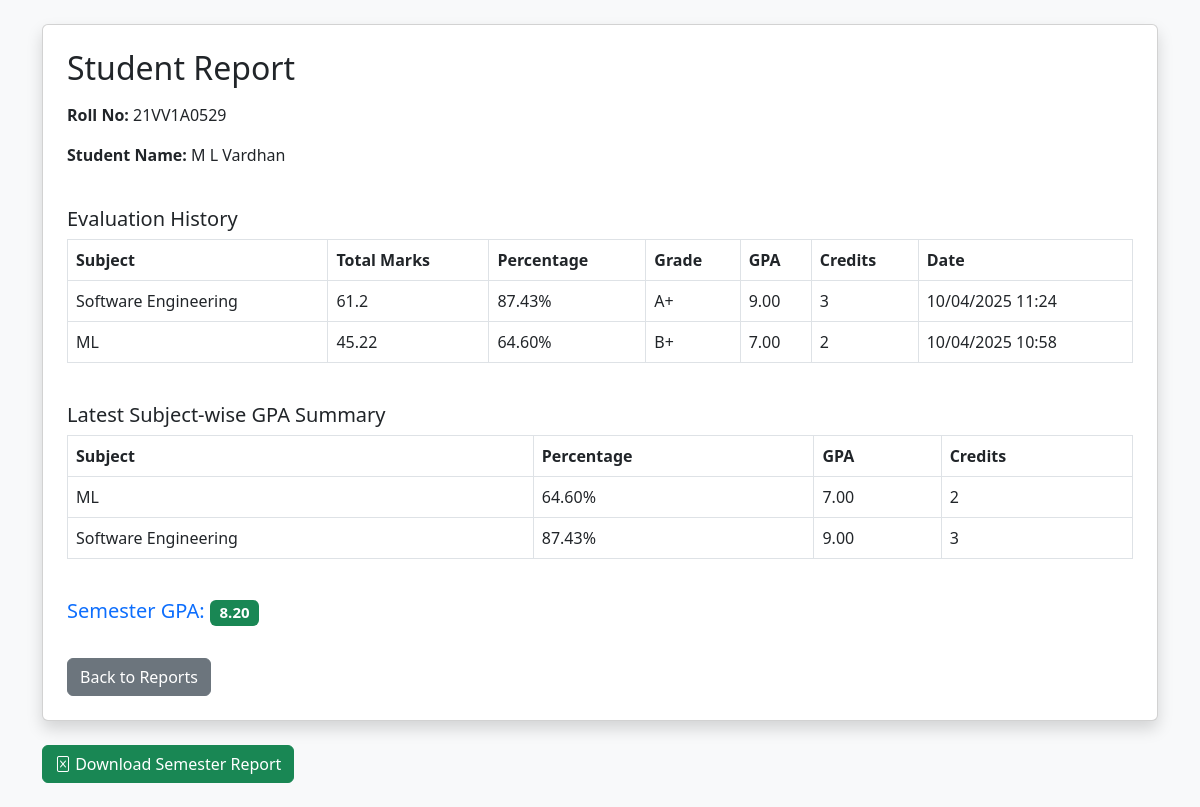
The app's page /student/21VV1A0529 with its own data.
### tables this page shows
CREATE TABLE students (
            roll_no TEXT PRIMARY KEY,
            full_name TEXT,
            department TEXT);

CREATE TABLE evaluations (
            id INTEGER PRIMARY KEY AUTOINCREMENT,
            roll_no TEXT NOT NULL,
            subject TEXT NOT NULL,
            timestamp TEXT,
            total_marks REAL,
            percentage REAL,
            grade TEXT,
            grade_point REAL,
            student_pdf_path TEXT,
            model_pdf_path TEXT,
            question_pdf_path TEXT,
            credits INTEGER DEFAULT 3);

### app.py (the view)
@app.route("/student/<roll_no>")
def student_report(roll_no):
    try:
        db = get_db()
        student = db.execute('''
            SELECT e.*, strftime('%d/%m/%Y %H:%M', e.timestamp) as formatted_date, s.full_name
            FROM evaluations e
            LEFT JOIN students s ON e.roll_no = s.roll_no
            WHERE e.roll_no = ?
            ORDER BY e.timestamp DESC
            LIMIT 1
        ''', (roll_no,)).fetchone()
        if not student:
            return render_template("error.html", message="Student not found")
        evaluations = db.execute('''
            SELECT e.subject, e.total_marks, e.percentage, e.grade, e.grade_point, e.credits,
                strftime('%d/%m/%Y %H:%M', e.timestamp) as formatted_date
            FROM evaluations e
            WHERE e.roll_no = ?
            ORDER BY e.timestamp DESC
        ''', (roll_no,)).fetchall()
        subject_performance = db.execute('''
            SELECT e.subject,
                e.percentage as avg_percentage,
                e.grade_point as avg_grade_point,
                e.credits
            FROM evaluations e
            INNER JOIN (
                SELECT subject, MAX(timestamp) as latest_time
                FROM evaluations
                WHERE roll_no = ?
                GROUP BY subject
            ) latest_eval
            ON e.subject = latest_eval.subject AND e.timestamp = latest_eval.latest_time
            WHERE e.roll_no = ?
        ''', (roll_no, roll_no)).fetchall()
        if subject_performance:
            total_credits = sum(row['credits'] for row in subject_performance)
            weighted_gpa = sum(row['avg_grade_point'] * row['credits'] for row in subject_performance)
            failed_subjects = any(row['avg_grade_point'] == 0.0 for row in subject_performance)
            if failed_subjects:
                semester_gpa = 0.0  # Semester GPA is 0 if any subject is failed
            elif total_credits > 0:
                semester_gpa = weighted_gpa / total_credits
            else:
                semester_gpa = 0.0
        else:
            semester_gpa = 0.0
        return render_template("student_report.html",
            roll_no=roll_no,
            student=student,
            evaluations=evaluations,
            subject_performance=subject_performance,
            semester_gpa=semester_gpa)
    except Exception as e:
        app.logger.error(f"Student report error: {str(e)}")
        return render_template("error.html", message="Could not generate student report")

### app.py (called while the page is built)
def get_db():
    db = getattr(g, '_database', None)
    if db is None:
        db = g._database = sqlite3.connect(DATABASE)
        db.row_factory = sqlite3.Row
    return db

@app.teardown_appcontext
def close_connection(exception):
    db = getattr(g, '_database', None)
    if db is not None:
        db.close()

### templates/student_report.html (shortened to what this page needs)
<!DOCTYPE html>
<html>
<head>
    <link href="https://cdn.jsdelivr.net/npm/bootstrap@5.3.0/dist/css/bootstrap.min.css" rel="stylesheet">
    <link rel="stylesheet" href="https://cdn.jsdelivr.net/npm/bootstrap-icons@1.10.0/font/bootstrap-icons.css">
</head>
<body class="bg-light">
    <div class="container py-4">
        <div class="card shadow p-4 mb-4">
            <h2 class="mb-3">Student Report</h2>
            {% if student %}
                <p><strong>Roll No:</strong> {{ roll_no }}</p>
                <p><strong>Student Name:</strong> {{ student.full_name }}</p>
            {% endif %}
            <h5 class="mt-4">Evaluation History</h5>
            <table class="table table-bordered">
                <thead>
                    <tr>
                        <th>Subject</th>
                        <th>Total Marks</th>
                        <th>Percentage</th>
                        <th>Grade</th>
                        <th>GPA</th>
                        <th>Credits</th>
                        <th>Date</th>
                    </tr>
                </thead>
                <tbody>
                    {% for eval in evaluations %}
                    <tr>
                        <td>{{ eval.subject }}</td>
                        <td>{{ eval.total_marks }}</td>
                        <td>{{ "%.2f"|format(eval.percentage) }}%</td>
                        <td>{{ eval.grade }}</td>
                        <td>{{ "%.2f"|format(eval.grade_point) }}</td>
                        <td>{{ eval.credits }}</td>
                        <td>{{ eval.formatted_date }}</td>
                    </tr>
                    {% endfor %}
                </tbody>
            </table>
            <h5 class="mt-4">Latest Subject-wise GPA Summary</h5>
            <table class="table table-bordered">
                <thead>
                    <tr>
                        <th>Subject</th>
                        <th>Percentage</th>
                        <th>GPA</th>
                        <th>Credits</th>
                    </tr>
                </thead>
                <tbody>
                    {% for s in subject_performance %}
                    <tr>
                        <td>{{ s.subject }}</td>
                        <td>{{ "%.2f"|format(s.avg_percentage) }}%</td>
                        <td>{{ "%.2f"|format(s.avg_grade_point) }}</td>
                        <td>{{ s.credits }}</td>
                    </tr>
                    {% endfor %}
                </tbody>
            </table>
            <h5 class="mt-4 text-primary">
                Semester GPA:
                <span class="badge bg-success">{{ "%.2f"|format(semester_gpa) }}</span>
            </h5>
            <div class="mt-4">
                <a href="/reports" class="btn btn-secondary">Back to Reports</a>
            </div>
        </div>
    <div class="mt-4 d-flex justify-content-between align-items-center">
        <a href="/download_semester_report/{{ roll_no }}" class="btn btn-success">
            <i class="bi bi-file-excel"></i> Download Semester Report
        </a>
    </div>
    </div>
</body>
</html>

### records on screen
students: full_name "M L Vardhan"
evaluations: subject "Software Engineering", total_marks "61.2", percentage "87.43", grade "A+", grade_point "9.00", credits "3", formatted_date "10/04/2025 11:24", avg_percentage "87.43", avg_grade_point "9.00"
evaluations: subject "ML", total_marks "45.22", percentage "64.60", grade "B+", grade_point "7.00", credits "2", formatted_date "10/04/2025 10:58", avg_percentage "64.60", avg_grade_point "7.00"

### other values on screen
{{ roll_no }} "21VV1A0529"
{{ "%.2f"|format(semester_gpa) }} "8.20"
